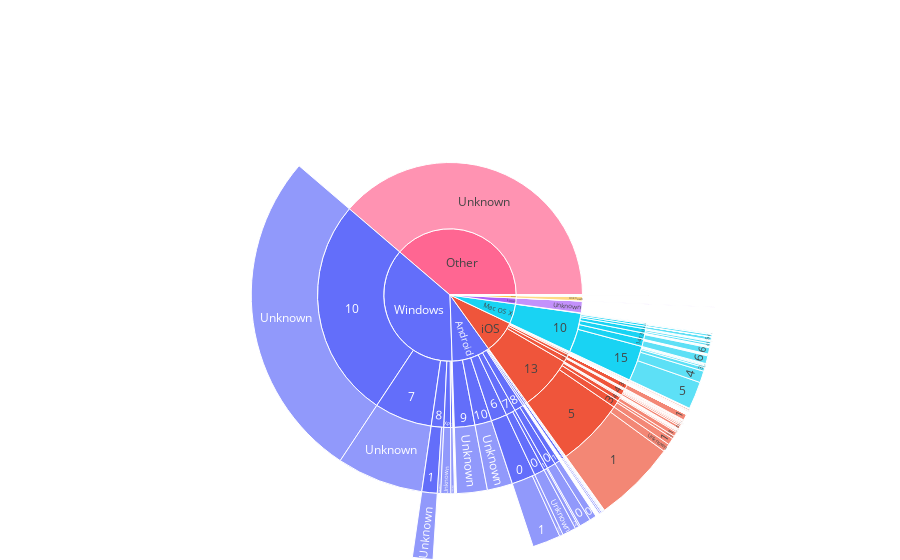
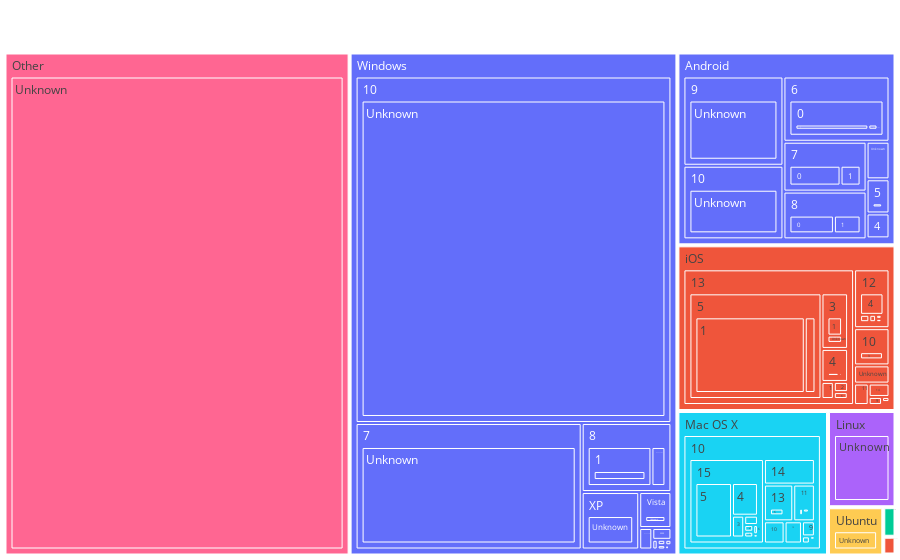
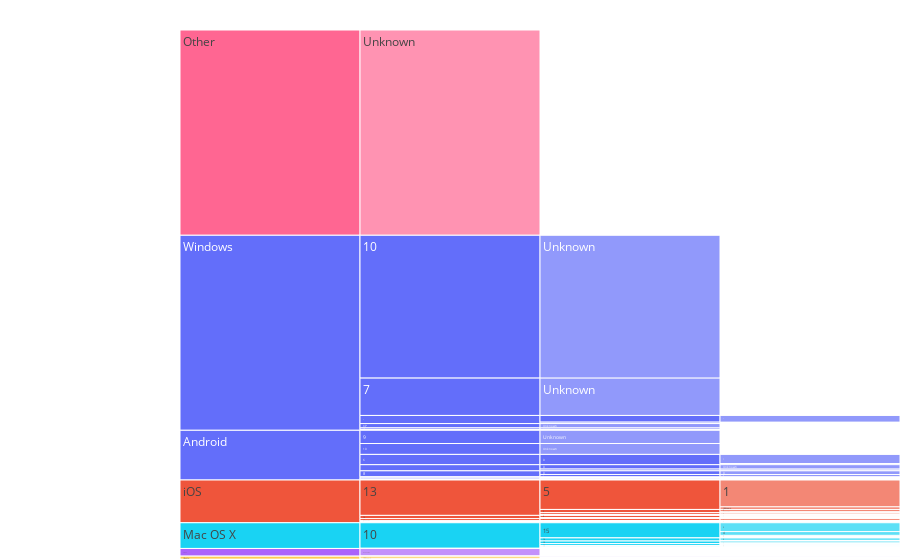

Notebook cell for these charts, in order:
### Code cell
def truncate_after_unknown(df, cols, unknown_label='Unknown'):
    out = df[cols].copy()
    def truncate_row(row):
        seen_unknown = False
        for c in cols:
            if seen_unknown:
                row[c] = None
            elif pd.isna(row[c]) or row[c] == unknown_label:
                row[c] = unknown_label
                seen_unknown = True
        return row
    return out.apply(truncate_row, axis=1)

# Truncate deeper levels after first Unknown/NaN
trunc = truncate_after_unknown(df, targets, unknown_label='Unknown')

# Pre-aggregate counts; keep Nones so Plotly treats them as path terminators
counts = trunc.value_counts(dropna=False).reset_index(name='count')

# Sunburst
fig = px.sunburst(counts, path=targets, values='count', color=targets[0])
fig.update_layout(margin=dict(t=30, l=0, r=0, b=0))
fig.show()

# Treemap
fig = px.treemap(counts, path=targets, values='count', color=targets[0])
fig.update_layout(margin=dict(t=30, l=0, r=0, b=0))
fig.show()

# Icicle (tree-like vertical)
fig = px.icicle(counts, path=targets, values='count', color=targets[0])
fig.update_layout(margin=dict(t=30, l=0, r=0, b=0))
fig.show()

### Figure 1 — Plotly figure (JSON) as saved in the notebook; plotly's stock layout.template omitted (floating-point values rounded to 4 significant figures; data arrays with more than 128 entries replaced by an {"elided": "..."} marker saying what was removed)
{"data": [{"branchvalues": "total", "customdata": {"elided": "278x1 str values"}, "domain": {"x": [0, 1], "y": [0, 1]}, "hovertemplate": "labels=%{label}<br>count=%{value}<br>parent=%{parent}<br>id=%{id}<br>UA OS family=%{customdata[0]}<extra></extra>", "ids": {"elided": "278 str values"}, "labels": {"elided": "278 str values"}, "marker": {"colors": {"elided": "278 str values"}}, "name": "", "parents": {"elided": "278 str values"}, "type": "sunburst", "values": {"elided": "278 float values"}}], "layout": {"legend": {"tracegroupgap": 0}, "margin": {"b": 0, "l": 0, "r": 0, "t": 30}}}

### Figure 2 — Plotly figure (JSON) as saved in the notebook; plotly's stock layout.template omitted (floating-point values rounded to 4 significant figures; data arrays with more than 128 entries replaced by an {"elided": "..."} marker saying what was removed)
{"data": [{"branchvalues": "total", "customdata": {"elided": "278x1 str values"}, "domain": {"x": [0, 1], "y": [0, 1]}, "hovertemplate": "labels=%{label}<br>count=%{value}<br>parent=%{parent}<br>id=%{id}<br>UA OS family=%{customdata[0]}<extra></extra>", "ids": {"elided": "278 str values"}, "labels": {"elided": "278 str values"}, "marker": {"colors": {"elided": "278 str values"}}, "name": "", "parents": {"elided": "278 str values"}, "type": "treemap", "values": {"elided": "278 float values"}}], "layout": {"legend": {"tracegroupgap": 0}, "margin": {"b": 0, "l": 0, "r": 0, "t": 30}}}

### Figure 3 — Plotly figure (JSON) as saved in the notebook; plotly's stock layout.template omitted (floating-point values rounded to 4 significant figures; data arrays with more than 128 entries replaced by an {"elided": "..."} marker saying what was removed)
{"data": [{"branchvalues": "total", "customdata": {"elided": "278x1 str values"}, "domain": {"x": [0, 1], "y": [0, 1]}, "hovertemplate": "labels=%{label}<br>count=%{value}<br>parent=%{parent}<br>id=%{id}<br>UA OS family=%{customdata[0]}<extra></extra>", "ids": {"elided": "278 str values"}, "labels": {"elided": "278 str values"}, "marker": {"colors": {"elided": "278 str values"}}, "name": "", "parents": {"elided": "278 str values"}, "type": "icicle", "values": {"elided": "278 float values"}}], "layout": {"legend": {"tracegroupgap": 0}, "margin": {"b": 0, "l": 0, "r": 0, "t": 30}}}
